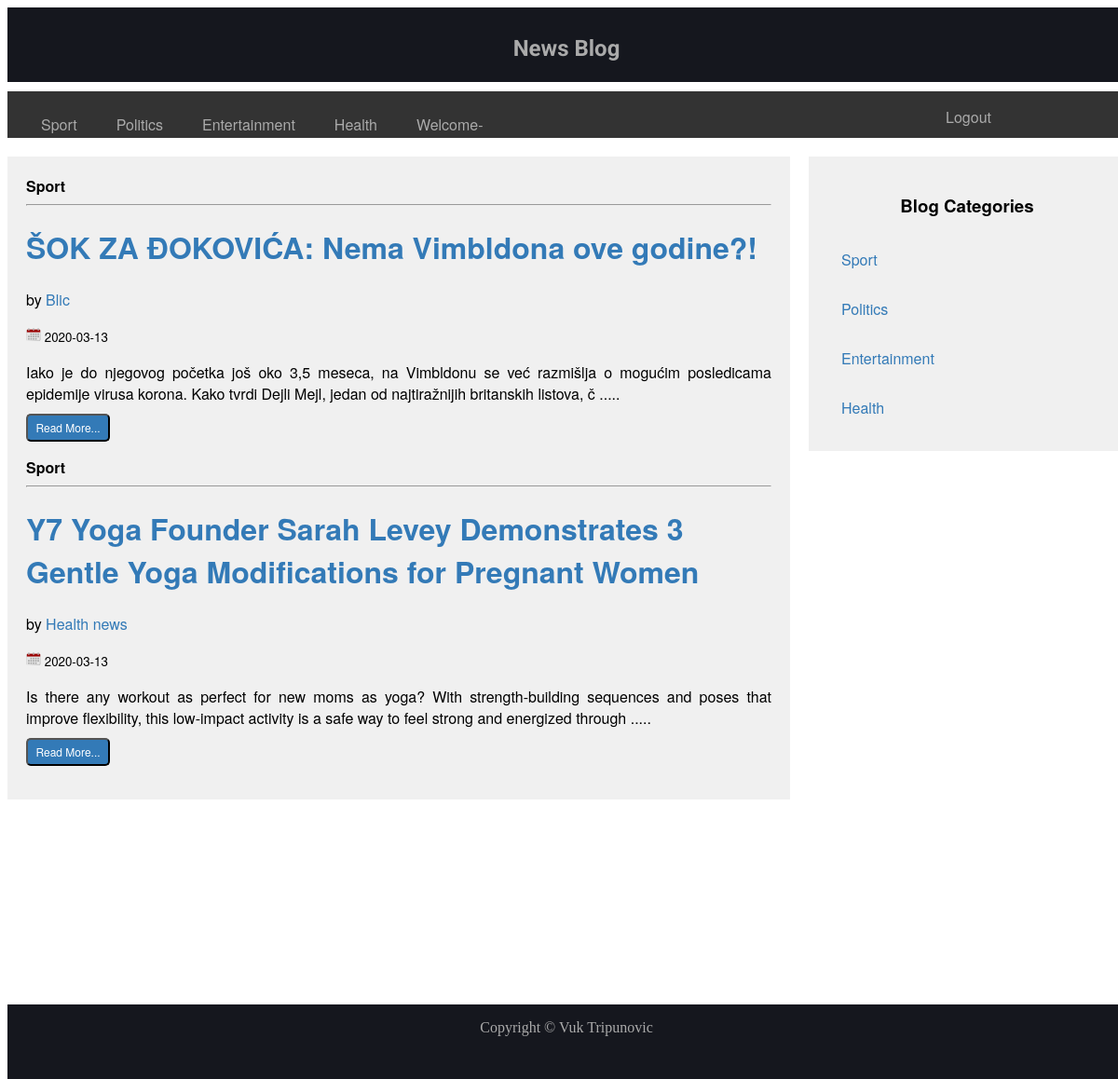
Screenshot of /category_posts.php?cat_id=1 with the database file from the repository.
### tables this page shows
CREATE TABLE `category` (
  `category_id` int(11) NOT NULL,
  `category_name` varchar(255) NOT NULL
);

CREATE TABLE `posts` (
  `post_id` int(11) NOT NULL,
  `post_author` varchar(255) NOT NULL,
  `post_title` varchar(255) NOT NULL,
  `post_content` text NOT NULL,
  `post_date` date NOT NULL,
  `post_status` varchar(20) NOT NULL DEFAULT 'draft',
  `post_category_id` int(11) NOT NULL
);

### category_posts.php (the view, shortened to what this page needs)
<?php include "includes/db.php"; ?>
<!DOCTYPE html>
<html>
<head>
    <link rel="stylesheet" href="css/public_style.css">
</head>
<body>
    <div id="wrapper">
        <header class="header">
            <h2><a href="index.php">News Blog</a></h2>
        </header>
        <nav>
          <ul>
          <?php
                    $query = "SELECT * FROM category";
                    $select_all_categories_query = mysqli_query($db, $query);
                    while($row = mysqli_fetch_assoc($select_all_categories_query)){
                        $cat_id = $row['category_id'];
                        $cat_name = $row['category_name'];
                        global $cat_name, $cat_id;
                        echo "<li><a href='category_posts.php?cat_id=$cat_id'>{$cat_name}</a></li>";
                    }
                    ?>
                <?php
                if(isset($_SESSION['user_type']) && $_SESSION['user_type'] == 'admin') {
                    echo "<li><a href='admin/index.php'>Admin</a></li>";
                }else{
                    echo "<li><a href=''>Welcome-" .$_SESSION['user_name'] . "</a></li>";
                }
                ?>
               <li><div class="logout_btn"><a href="includes/logout.php">Logout</a></div>
            </ul>
        </nav>
        <main class="main">
            <div class="main_post">
               <?php
                $category_id = $_GET['cat_id'];
                $query = "SELECT * FROM posts WHERE post_category_id = {$category_id}";
                $category_posts_query = mysqli_query($db, $query);
                while($row = mysqli_fetch_assoc($category_posts_query)) {
                    $post_id = $row['post_id'];
                    $post_author = $row['post_author'];
                    $post_title = $row['post_title'];
                    $post_content = substr($row['post_content'] , 0, 200) . ' .....' . "<br>" . "<a href='post.php?post_id=$post_id'><button name='btn' type='submit' class='btn'>Read More...</button></a>";
                    $post_date = $row['post_date'];
                    $post_status = $row['post_status'];
                    $post_category_id = $row['post_category_id'];
               if($post_status == 'published') {
                $query = "SELECT * FROM category WHERE category_id = $post_category_id";
                    $cat_query = mysqli_query($db, $query);
                    while($row = mysqli_fetch_array($cat_query)) {
                        $cat_name = $row['category_name'];
                    }
                    echo "<strong>$cat_name</strong>";
                    echo "<hr>";
                    echo "<h1><a href='post.php?post_id=$post_id'>$post_title</a></h1>";
                    echo "by <a href=''>$post_author</a>";
                    echo "<p><img src='images/calendar-icon.png'><small> $post_date</small></p>";
                    echo "<p>$post_content</p>";
               }
}
 ?>
            </div>
        </main>
        <aside class="aside">
            <div class="aside_1">
                <h3>Blog Categories</h3>
        <?php
          $query = "SELECT * FROM category";
          $category_query = mysqli_query($db, $query);
          while($row = mysqli_fetch_assoc($category_query)) {
          $category_id = $row['category_id'];
          $category_name = $row['category_name'];
                echo "<ul>";
                echo "<li><a href='category_posts.php?cat_id=$category_id'>$category_name</a></li>";
                echo "</ul>";
          }
        ?>
            </div>
        </aside>
        <footer>
            <p>Copyright &copy; Vuk Tripunovic</p>
        </footer>
    </div>
    </body>
</html>

### css/public_style.css (style rules this page uses)
#wrapper { width: 1200px; margin: 0 auto; }
.header { height: 60px; background-color: #15171E; font-family: Roboto, sans-serif, Verdana; padding: 10px 10px; color: #AAA; }
header h2 { text-align: center; }
header a { text-decoration: none; color: #AAA; text-align: justify; }
p { text-align: justify; }
nav ul { list-style-type: none; margin: 0; padding: 10px 10px; overflow: hidden; background-color: #333; height: 30px; margin-top: 10px; }
nav li { float: left; color: #AAA; padding-left: 10px; }
nav li a { display: block; color: #AAA; text-align: center; padding: 14px 16px; text-decoration: none; font-family: Helvetica neue, Helvetica, Arial; }
.main { border-style: solid 0.5px black; width: 800px; float: left; background-color: #F0F0F0; margin-top: 20px; margin-bottom: 20px; padding: 20px; font-family: Helvetica neue, Helvetica, Arial; }
.main h1, a { color: #337AB7; text-decoration: none; }
.aside { width: 300px; height: auto; float: right; margin-top: 20px; background-color: #F0F0F0; padding: 20px; font-family: Helvetica neue, Helvetica, Arial; }
.aside_1 ul { list-style-type: none; margin: 0; padding: 10px 10px; overflow: hidden; }
.aside_1 ul li { display: block; padding: 5px; }
.aside_1 h3 { text-align: center; }
.aside ul li a { display: block; text-decoration: none; }
.btn { width: 90px; height: 30px; background: #337AB7; font-family: Helvetica neue, Helvetica, Arial; border-radius: 5px; margin-top: 10px; color: #FFF; font-size: 12px; }
footer { float: left; clear: both; background-color: #15171E; color: #AAA; width: 1200px; height: 80px; margin-top: 200px; }
footer p { text-align: center; }
.logout_btn { float: right; font-family: Helvetica neue, Helvetica, Arial; position: absolute; right: 120px; top: 100px; }

### rows the page displays
category: category_name "Sport"
category: category_name "Politics"
category: category_name "Entertainment"
category: category_name "Health"
posts: post_category.category_name "Sport", post_title "ŠOK ZA ĐOKOVIĆA: Nema Vimbldona ove godine?!", post_author "Blic", post_date "2020-03-13", post_content "Iako je do njegovog početka još oko 3,5 meseca, na Vimbldonu se već razmišlja o mogućim posledicama epidemije virusa korona. Kako tvrdi Dejli Mejl, jedan od najtiražnijih britanskih listova, č"
posts: post_category.category_name "Sport", post_title "Y7 Yoga Founder Sarah Levey Demonstrates 3 Gentle Yoga Modifications for Pregnant Women", post_author "Health news", post_date "2020-03-13", post_content "Is there any workout as perfect for new moms as yoga? With strength-building sequences and poses that improve flexibility, this low-impact activity is a safe way to feel strong and energized through"
